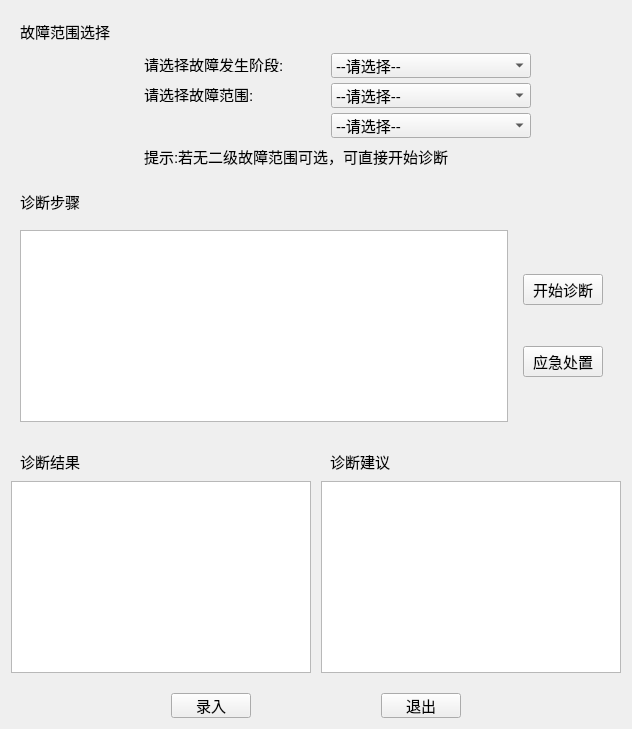
      <widget class="QWidget" name="tab_2">
       <attribute name="title">
        <string>故障诊断</string>
       </attribute>
       <layout class="QVBoxLayout" name="verticalLayout">
        <property name="spacing">
         <number>10</number>
        </property>
        <item>
         <widget class="QWidget" name="widget_A" native="true">
          <layout class="QVBoxLayout" name="verticalLayout_4">
           <property name="spacing">
            <number>0</number>
           </property>
           <property name="leftMargin">
            <number>0</number>
           </property>
           <property name="topMargin">
            <number>0</number>
           </property>
           <property name="rightMargin">
            <number>0</number>
           </property>
           <property name="bottomMargin">
            <number>0</number>
           </property>
           <item>
            <widget class="QWidget" name="widget_A_1" native="true">
             <property name="minimumSize">
              <size>
               <width>0</width>
               <height>40</height>
              </size>
             </property>
             <property name="maximumSize">
              <size>
               <width>16777215</width>
               <height>40</height>
              </size>
             </property>
             <layout class="QHBoxLayout" name="horizontalLayout_9">
              <property name="topMargin">
               <number>5</number>
              </property>
              <property name="bottomMargin">
               <number>5</number>
              </property>
              <item alignment="Qt::AlignLeft">
               <widget class="QLabel" name="label_8">
                <property name="minimumSize">
                 <size>
                  <width>100</width>
                  <height>0</height>
                 </size>
                </property>
                <property name="maximumSize">
                 <size>
                  <width>100</width>
                  <height>16777215</height>
                 </size>
                </property>
                <property name="font">
                 <font>
                  <pointsize>11</pointsize>
                 </font>
                </property>
                <property name="text">
                 <string>故障范围选择</string>
                </property>
               </widget>
              </item>
              <item>
               <spacer name="horizontalSpacer_21">
                <property name="orientation">
                 <enum>Qt::Horizontal</enum>
                </property>
                <property name="sizeHint" stdset="0">
                 <size>
                  <width>40</width>
                  <height>20</height>
                 </size>
                </property>
               </spacer>
              </item>
             </layout>
            </widget>
           </item>
           <item>
            <widget class="QWidget" name="widget_2" native="true">
             <property name="minimumSize">
              <size>
               <width>0</width>
               <height>30</height>
              </size>
             </property>
             <property name="maximumSize">
              <size>
               <width>16777215</width>
               <height>30</height>
              </size>
             </property>
             <widget class="QLabel" name="label_9">
              <property name="geometry">
               <rect>
                <x>133</x>
                <y>5</y>
                <width>150</width>
                <height>16</height>
               </rect>
              </property>
              <property name="minimumSize">
               <size>
                <width>150</width>
                <height>0</height>
               </size>
              </property>
              <property name="maximumSize">
               <size>
                <width>100</width>
                <height>16777215</height>
               </size>
              </property>
              <property name="font">
               <font>
                <pointsize>11</pointsize>
               </font>
              </property>
              <property name="text">
               <string>请选择故障发生阶段:</string>
              </property>
             </widget>
             <widget class="QComboBox" name="comboBox_1">
              <property name="geometry">
               <rect>
                <x>320</x>
                <y>2</y>
                <width>200</width>
                <height>25</height>
               </rect>
              </property>
              <property name="sizePolicy">
               <sizepolicy hsizetype="Preferred" vsizetype="Fixed">
                <horstretch>10</horstretch>
                <verstretch>0</verstretch>
               </sizepolicy>
              </property>
              <property name="minimumSize">
               <size>
                <width>200</width>
                <height>25</height>
               </size>
              </property>
              <property name="maximumSize">
               <size>
                <width>200</width>
                <height>25</height>
               </size>
              </property>
              <property name="font">
               <font>
                <pointsize>11</pointsize>
               </font>
              </property>
              <item>
               <property name="text">
                <string>--请选择--</string>
               </property>
              </item>
              <item>
               <property name="text">
                <string>开机阶段</string>
               </property>
              </item>
              <item>
               <property name="text">
                <string>使用阶段</string>
               </property>
              </item>
             </widget>
            </widget>
           </item>
           <item>
            <widget class="QWidget" name="widget_3" native="true">
             <property name="minimumSize">
              <size>
               <width>0</width>
               <height>30</height>
              </size>
             </property>
             <property name="maximumSize">
              <size>
               <width>16777215</width>
               <height>30</height>
              </size>
             </property>
             <widget class="QLabel" name="label_10">
              <property name="geometry">
               <rect>
                <x>133</x>
                <y>5</y>
                <width>150</width>
                <height>16</height>
               </rect>
              </property>
              <property name="minimumSize">
               <size>
                <width>150</width>
                <height>0</height>
               </size>
              </property>
              <property name="maximumSize">
               <size>
                <width>100</width>
                <height>16777215</height>
               </size>
              </property>
              <property name="font">
               <font>
                <pointsize>11</pointsize>
               </font>
              </property>
              <property name="text">
               <string>请选择故障范围:</string>
              </property>
             </widget>
             <widget class="QComboBox" name="comboBox_2">
              <property name="geometry">
               <rect>
                <x>320</x>
                <y>2</y>
                <width>200</width>
                <height>25</height>
               </rect>
              </property>
              <property name="sizePolicy">
               <sizepolicy hsizetype="Preferred" vsizetype="Fixed">
                <horstretch>12</horstretch>
                <verstretch>0</verstretch>
               </sizepolicy>
              </property>
              <property name="minimumSize">
               <size>
                <width>200</width>
                <height>25</height>
               </size>
              </property>
              <property name="maximumSize">
               <size>
                <width>200</width>
                <height>25</height>
               </size>
              </property>
              <property name="font">
               <font>
                <pointsize>11</pointsize>
               </font>
              </property>
              <item>
               <property name="text">
                <string>--请选择--</string>
               </property>
              </item>
             </widget>
            </widget>
           </item>
           <item>
            <widget class="QWidget" name="widget_4" native="true">
             <property name="minimumSize">
              <size>
               <width>0</width>
               <height>30</height>
              </size>
             </property>
             <property name="maximumSize">
              <size>
               <width>16777215</width>
               <height>30</height>
              </size>
             </property>
             <widget class="QComboBox" name="comboBox_3">
              <property name="geometry">
               <rect>
                <x>320</x>
                <y>2</y>
                <width>200</width>
                <height>25</height>
               </rect>
              </property>
              <property name="sizePolicy">
               <sizepolicy hsizetype="Preferred" vsizetype="Fixed">
                <horstretch>12</horstretch>
                <verstretch>0</verstretch>
               </sizepolicy>
              </property>
              <property name="minimumSize">
               <size>
                <width>200</width>
                <height>25</height>
               </size>
              </property>
              <property name="maximumSize">
               <size>
                <width>200</width>
                <height>25</height>
               </size>
              </property>
              <property name="font">
               <font>
                <pointsize>11</pointsize>
               </font>
              </property>
              <item>
               <property name="text">
                <string>--请选择--</string>
               </property>
              </item>
             </widget>
            </widget>
           </item>
           <item>
            <widget class="QWidget" name="widget_5" native="true">
             <property name="minimumSize">
              <size>
               <width>0</width>
               <height>30</height>
              </size>
             </property>
             <property name="maximumSize">
              <size>
               <width>16777215</width>
               <height>30</height>
              </size>
             </property>
             <widget class="QLabel" name="label_12">
              <property name="geometry">
               <rect>
                <x>133</x>
                <y>0</y>
                <width>350</width>
                <height>30</height>
               </rect>
              </property>
              <property name="minimumSize">
               <size>
                <width>350</width>
                <height>30</height>
               </size>
              </property>
              <property name="maximumSize">
               <size>
                <width>100</width>
                <height>30</height>
               </size>
              </property>
              <property name="font">
               <font>
                <pointsize>11</pointsize>
               </font>
              </property>
              <property name="text">
               <string>提示:若无二级故障范围可选，可直接开始诊断</string>
              </property>
             </widget>
            </widget>
           </item>
          </layout>
         </widget>
        </item>
        <item>
         <widget class="QWidget" name="widget_B" native="true">
          <layout class="QVBoxLayout" name="verticalLayout_5">
           <property name="spacing">
            <number>0</number>
           </property>
           <property name="leftMargin">
            <number>0</number>
           </property>
           <property name="topMargin">
            <number>0</number>
           </property>
           <property name="rightMargin">
            <number>0</number>
           </property>
           <property name="bottomMargin">
            <number>0</number>
           </property>
           <item>
            <widget class="QWidget" name="widget_B_1" native="true">
             <property name="minimumSize">
              <size>
               <width>0</width>
               <height>40</height>
              </size>
             </property>
             <property name="maximumSize">
              <size>
               <width>16777215</width>
               <height>40</height>
              </size>
             </property>
             <layout class="QHBoxLayout" name="horizontalLayout_10">
              <property name="topMargin">
               <number>5</number>
              </property>
              <property name="bottomMargin">
               <number>5</number>
              </property>
              <item alignment="Qt::AlignLeft">
               <widget class="QLabel" name="label_11">
                <property name="minimumSize">
                 <size>
                  <width>100</width>
                  <height>0</height>
                 </size>
                </property>
                <property name="maximumSize">
                 <size>
                  <width>100</width>
                  <height>16777215</height>
                 </size>
                </property>
                <property name="font">
                 <font>
                  <pointsize>11</pointsize>
                 </font>
                </property>
                <property name="text">
                 <string>诊断步骤</string>
                </property>
               </widget>
              </item>
              <item>
               <spacer name="horizontalSpacer_22">
                <property name="orientation">
                 <enum>Qt::Horizontal</enum>
                </property>
                <property name="sizeHint" stdset="0">
                 <size>
                  <width>40</width>
                  <height>20</height>
                 </size>
                </property>
               </spacer>
              </item>
             </layout>
            </widget>
           </item>
           <item>
            <widget class="QWidget" name="widget" native="true">
             <property name="minimumSize">
              <size>
               <width>0</width>
               <height>100</height>
              </size>
             </property>
             <layout class="QHBoxLayout" name="horizontalLayout_11">
              <item>
               <widget class="QTextBrowser" name="textBrowser_1">
                <property name="styleSheet">
                 <string notr="true"/>
                </property>
                <property name="html">
                 <string>&lt;!DOCTYPE HTML PUBLIC &quot;-//W3C//DTD HTML 4.0//EN&quot; &quot;http://www.w3.org/TR/REC-html40/strict.dtd&quot;&gt;
&lt;html&gt;&lt;head&gt;&lt;meta name=&quot;qrichtext&quot; content=&quot;1&quot; /&gt;&lt;style type=&quot;text/css&quot;&gt;
p, li { white-space: pre-wrap; }
&lt;/style&gt;&lt;/head&gt;&lt;body style=&quot; font-family:'SimSun'; font-size:9pt; font-weight:400; font-style:normal;&quot;&gt;
&lt;p style=&quot;-qt-paragraph-type:empty; margin-top:0px; margin-bottom:0px; margin-left:0px; margin-right:0px; -qt-block-indent:0; text-indent:0px;&quot;&gt;&lt;br /&gt;&lt;/p&gt;&lt;/body&gt;&lt;/html&gt;</string>
                </property>
               </widget>
              </item>
              <item>
               <widget class="QWidget" name="widget_6" native="true">
                <layout class="QVBoxLayout" name="verticalLayout_6">
                 <item>
                  <widget class="QPushButton" name="PBkszd">
                   <property name="minimumSize">
                    <size>
                     <width>80</width>
                     <height>25</height>
                    </size>
                   </property>
                   <property name="maximumSize">
                    <size>
                     <width>80</width>
                     <height>16777215</height>
                    </size>
                   </property>
                   <property name="font">
                    <font>
                     <pointsize>11</pointsize>
                    </font>
                   </property>
                   <property name="text">
                    <string>   开始诊断   </string>
                   </property>
                  </widget>
                 </item>
                 <item>
                  <widget class="QPushButton" name="PByjcz">
                   <property name="minimumSize">
                    <size>
                     <width>80</width>
                     <height>25</height>
                    </size>
                   </property>
                   <property name="maximumSize">
                    <size>
                     <width>80</width>
                     <height>16777215</height>
                    </size>
                   </property>
                   <property name="font">
                    <font>
                     <pointsize>11</pointsize>
                    </font>
                   </property>
                   <property name="text">
                    <string>应急处置</string>
                   </property>
                  </widget>
                 </item>
                </layout>
               </widget>
              </item>
             </layout>
            </widget>
           </item>
          </layout>
         </widget>
        </item>
        <item>
         <widget class="QWidget" name="widget_7" native="true">
          <layout class="QHBoxLayout" name="horizontalLayout_4">
           <property name="spacing">
            <number>10</number>
           </property>
           <property name="leftMargin">
            <number>0</number>
           </property>
           <property name="topMargin">
            <number>0</number>
           </property>
           <property name="rightMargin">
            <number>0</number>
           </property>
           <property name="bottomMargin">
            <number>0</number>
           </property>
           <item>
            <widget class="QWidget" name="widget_C" native="true">
             <layout class="QVBoxLayout" name="verticalLayout_8">
              <property name="spacing">
               <number>0</number>
              </property>
              <property name="leftMargin">
               <number>0</number>
              </property>
              <property name="topMargin">
               <number>0</number>
              </property>
              <property name="rightMargin">
               <number>0</number>
              </property>
              <property name="bottomMargin">
               <number>0</number>
              </property>
              <item>
               <widget class="QWidget" name="widget_C_1" native="true">
                <property name="minimumSize">
                 <size>
                  <width>0</width>
                  <height>40</height>
                 </size>
                </property>
                <property name="maximumSize">
                 <size>
                  <width>16777215</width>
                  <height>40</height>
                 </size>
                </property>
                <layout class="QHBoxLayout" name="horizontalLayout_12">
                 <property name="topMargin">
                  <number>5</number>
                 </property>
                 <property name="bottomMargin">
                  <number>5</number>
                 </property>
                 <item alignment="Qt::AlignLeft">
                  <widget class="QLabel" name="label_13">
                   <property name="minimumSize">
                    <size>
                     <width>100</width>
                     <height>0</height>
                    </size>
                   </property>
                   <property name="maximumSize">
                    <size>
                     <width>100</width>
                     <height>16777215</height>
                    </size>
                   </property>
                   <property name="font">
                    <font>
                     <pointsize>11</pointsize>
                    </font>
                   </property>
                   <property name="text">
                    <string>诊断结果</string>
                   </property>
                  </widget>
                 </item>
                 <item>
                  <spacer name="horizontalSpacer_23">
                   <property name="orientation">
                    <enum>Qt::Horizontal</enum>
                   </property>
                   <property name="sizeHint" stdset="0">
                    <size>
                     <width>40</width>
                     <height>20</height>
                    </size>
                   </property>
                  </spacer>
                 </item>
                </layout>
               </widget>
              </item>
              <item>
               <widget class="QListWidget" name="listWidget_2"/>
              </item>
             </layout>
            </widget>
           </item>
           <item>
            <widget class="QWidget" name="widget_D" native="true">
             <layout class="QVBoxLayout" name="verticalLayout_9">
              <property name="spacing">
               <number>0</number>
              </property>
              <property name="leftMargin">
               <number>0</number>
              </property>
              <property name="topMargin">
               <number>0</number>
              </property>
              <property name="rightMargin">
               <number>0</number>
              </property>
              <property name="bottomMargin">
               <number>0</number>
              </property>
              <item>
               <widget class="QWidget" name="widget_D_1" native="true">
                <property name="minimumSize">
                 <size>
                  <width>0</width>
                  <height>40</height>
                 </size>
                </property>
                <property name="maximumSize">
                 <size>
                  <width>16777215</width>
                  <height>40</height>
                 </size>
                </property>
                <layout class="QHBoxLayout" name="horizontalLayout_13">
                 <property name="topMargin">
                  <number>5</number>
                 </property>
                 <property name="bottomMargin">
                  <number>5</number>
                 </property>
                 <item alignment="Qt::AlignLeft">
                  <widget class="QLabel" name="label_14">
                   <property name="minimumSize">
                    <size>
                     <width>100</width>
                     <height>0</height>
                    </size>
                   </property>
                   <property name="maximumSize">
                    <size>
                     <width>100</width>
                     <height>16777215</height>
                    </size>
                   </property>
                   <property name="font">
                    <font>
                     <pointsize>11</pointsize>
                    </font>
                   </property>
                   <property name="text">
                    <string>诊断建议</string>
                   </property>
                  </widget>
                 </item>
                 <item>
                  <spacer name="horizontalSpacer_24">
                   <property name="orientation">
                    <enum>Qt::Horizontal</enum>
                   </property>
                   <property name="sizeHint" stdset="0">
                    <size>
                     <width>40</width>
                     <height>20</height>
                    </size>
                   </property>
                  </spacer>
                 </item>
                </layout>
               </widget>
              </item>
              <item>
               <widget class="QTextBrowser" name="textBrowser_3">
                <property name="styleSheet">
                 <string notr="true"/>
                </property>
                <property name="html">
                 <string>&lt;!DOCTYPE HTML PUBLIC &quot;-//W3C//DTD HTML 4.0//EN&quot; &quot;http://www.w3.org/TR/REC-html40/strict.dtd&quot;&gt;
&lt;html&gt;&lt;head&gt;&lt;meta name=&quot;qrichtext&quot; content=&quot;1&quot; /&gt;&lt;style type=&quot;text/css&quot;&gt;
p, li { white-space: pre-wrap; }
&lt;/style&gt;&lt;/head&gt;&lt;body style=&quot; font-family:'SimSun'; font-size:9pt; font-weight:400; font-style:normal;&quot;&gt;
&lt;p style=&quot;-qt-paragraph-type:empty; margin-top:0px; margin-bottom:0px; margin-left:0px; margin-right:0px; -qt-block-indent:0; text-indent:0px;&quot;&gt;&lt;br /&gt;&lt;/p&gt;&lt;/body&gt;&lt;/html&gt;</string>
                </property>
               </widget>
              </item>
             </layout>
            </widget>
           </item>
          </layout>
         </widget>
        </item>
        <item>
         <widget class="QWidget" name="widget_B_2" native="true">
          <layout class="QVBoxLayout" name="verticalLayout_7">
           <property name="spacing">
            <number>0</number>
           </property>
           <property name="leftMargin">
            <number>0</number>
           </property>
           <property name="topMargin">
            <number>0</number>
           </property>
           <property name="rightMargin">
            <number>0</number>
           </property>
           <property name="bottomMargin">
            <number>0</number>
           </property>
          </layout>
         </widget>
        </item>
        <item>
         <layout class="QHBoxLayout" name="horizontalLayout_5">
          <item>
           <spacer name="horizontalSpacer">
            <property name="orientation">
             <enum>Qt::Horizontal</enum>
            </property>
            <property name="sizeHint" stdset="0">
             <size>
              <width>40</width>
              <height>20</height>
             </size>
            </property>
           </spacer>
          </item>
          <item>
           <spacer name="horizontalSpacer_4">
            <property name="orientation">
             <enum>Qt::Horizontal</enum>
            </property>
            <property name="sizeHint" stdset="0">
             <size>
              <width>40</width>
              <height>20</height>
             </size>
            </property>
           </spacer>
          </item>
          <item>
           <spacer name="horizontalSpacer_10">
            <property name="orientation">
             <enum>Qt::Horizontal</enum>
            </property>
            <property name="sizeHint" stdset="0">
             <size>
              <width>40</width>
              <height>20</height>
             </size>
            </property>
           </spacer>
          </item>
          <item>
           <spacer name="horizontalSpacer_7">
            <property name="orientation">
             <enum>Qt::Horizontal</enum>
            </property>
            <property name="sizeHint" stdset="0">
             <size>
              <width>40</width>
              <height>20</height>
             </size>
            </property>
           </spacer>
          </item>
          <item>
           <widget class="QPushButton" name="PBlr">
            <property name="sizePolicy">
             <sizepolicy hsizetype="Maximum" vsizetype="Fixed">
              <horstretch>1</horstretch>
              <verstretch>0</verstretch>
             </sizepolicy>
            </property>
            <property name="minimumSize">
             <size>
              <width>80</width>
              <height>25</height>
             </size>
            </property>
            <property name="maximumSize">
             <size>
              <width>80</width>
              <height>25</height>
             </size>
            </property>
            <property name="font">
             <font>
              <pointsize>11</pointsize>
             </font>
            </property>
            <property name="text">
             <string>     录入     </string>
            </property>
           </widget>
          </item>
          <item>
           <spacer name="horizontalSpacer_5">
            <property name="orientation">
             <enum>Qt::Horizontal</enum>
            </property>
            <property name="sizeHint" stdset="0">
             <size>
              <width>40</width>
              <height>20</height>
             </size>
            </property>
           </spacer>
          </item>
          <item>
           <spacer name="horizontalSpacer_9">
            <property name="orientation">
             <enum>Qt::Horizontal</enum>
            </property>
            <property name="sizeHint" stdset="0">
             <size>
              <width>40</width>
              <height>20</height>
             </size>
            </property>
           </spacer>
          </item>
          <item>
           <spacer name="horizontalSpacer_3">
            <property name="orientation">
             <enum>Qt::Horizontal</enum>
            </property>
            <property name="sizeHint" stdset="0">
             <size>
              <width>40</width>
              <height>20</height>
             </size>
            </property>
           </spacer>
          </item>
          <item>
           <widget class="QPushButton" name="PBtc">
            <property name="sizePolicy">
             <sizepolicy hsizetype="Maximum" vsizetype="Fixed">
              <horstretch>1</horstretch>
              <verstretch>0</verstretch>
             </sizepolicy>
            </property>
            <property name="minimumSize">
             <size>
              <width>80</width>
              <height>25</height>
             </size>
            </property>
            <property name="maximumSize">
             <size>
              <width>80</width>
              <height>25</height>
             </size>
            </property>
            <property name="font">
             <font>
              <pointsize>11</pointsize>
             </font>
            </property>
            <property name="text">
             <string>     退出     </string>
            </property>
           </widget>
          </item>
          <item>
           <spacer name="horizontalSpacer_6">
            <property name="orientation">
             <enum>Qt::Horizontal</enum>
            </property>
            <property name="sizeHint" stdset="0">
             <size>
              <width>40</width>
              <height>20</height>
             </size>
            </property>
           </spacer>
          </item>
          <item>
           <spacer name="horizontalSpacer_8">
            <property name="orientation">
             <enum>Qt::Horizontal</enum>
            </property>
            <property name="sizeHint" stdset="0">
             <size>
              <width>40</width>
              <height>20</height>
             </size>
            </property>
           </spacer>
          </item>
          <item>
           <spacer name="horizontalSpacer_11">
            <property name="orientation">
             <enum>Qt::Horizontal</enum>
            </property>
            <property name="sizeHint" stdset="0">
             <size>
              <width>40</width>
              <height>20</height>
             </size>
            </property>
           </spacer>
          </item>
          <item>
           <spacer name="horizontalSpacer_2">
            <property name="orientation">
             <enum>Qt::Horizontal</enum>
            </property>
            <property name="sizeHint" stdset="0">
             <size>
              <width>40</width>
              <height>20</height>
             </size>
            </property>
           </spacer>
          </item>
         </layout>
        </item>
       </layout>
      </widget>
